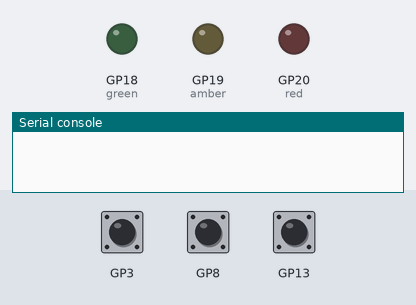
Recording of a program running on a simulated Raspberry Pi Pico running MicroPython. Shown: output pins drawn as LEDs (lit = HIGH), the last lines printed to the serial console. Dashed ring = blinking. The inputs (shaded band) are chosen by the test bench; at power-on: GP3 LOW, GP8 LOW, GP13 LOW.

Above: at 1.2 s.
1.3 s: GP3 pulled HIGH for 3.2 s
At 1.8 s:
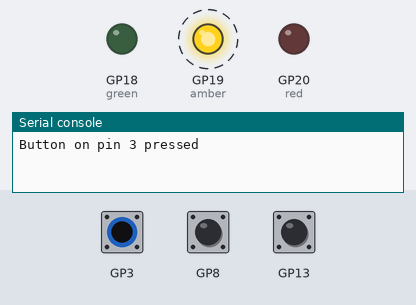
6.0 s: GP8 pulled HIGH for 1 s
At 7.9 s:
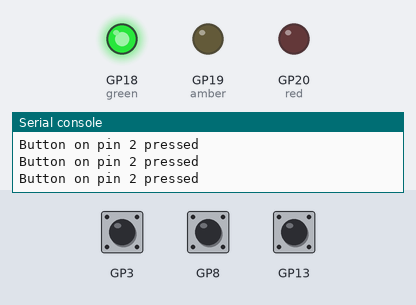
8.5 s: GP13 pulled HIGH for 0.5 s
At 9.5 s:
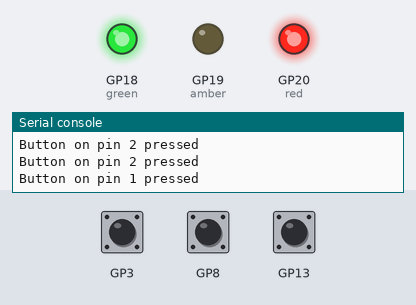
10.5 s: GP3 pulled HIGH for 0.5 s
At 12.1 s:
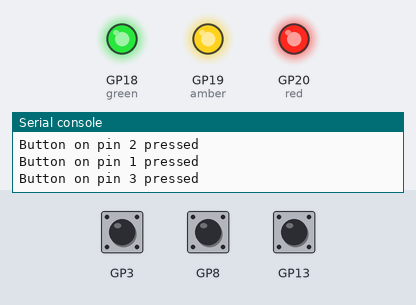
12.5 s: GP8 pulled HIGH for 0.5 s
At 13.8 s:
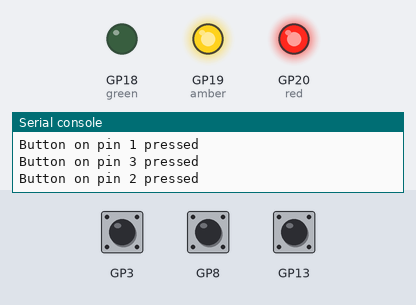
14.5 s: GP3 pulled HIGH for 1 s
At 15.0 s:
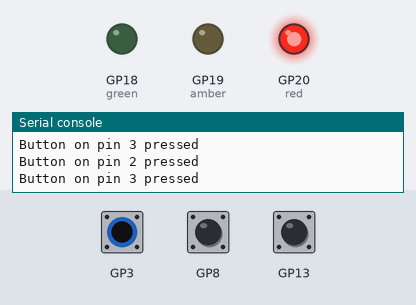
Timing chart, 0 to 17.5 s (numbered marks = the images above; inputs shaded):
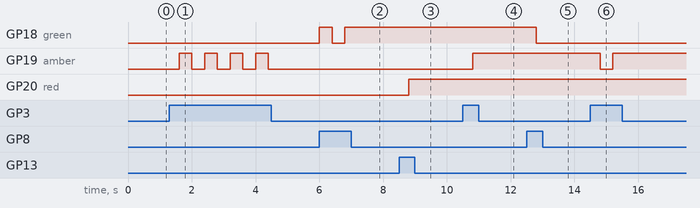

The program:

day3.py
```python
# Imports
from machine import Pin
from time import sleep

# Set up our LED names and GPIO pin numbers
red = Pin(20, Pin.OUT)
amber = Pin(19, Pin.OUT)
green = Pin(18, Pin.OUT)

# Set up our button names and GPIO pin numbers
# Also set pins as inputs and use pull downs
buttons = [
    (Pin(13, Pin.IN, Pin.PULL_DOWN), red),
    (Pin(8, Pin.IN, Pin.PULL_DOWN), green),
    (Pin(3, Pin.IN, Pin.PULL_DOWN), amber)
]


while True: # Loop forever

    sleep(0.4) # Short delay

    i = 0
    for button, led in buttons:
        i += 1
        if button.value() == 1: # If button is pressed
            print(f"Button on pin {i} pressed")
            led.toggle() # Toggle corresponding LED on/off
```

Measured:
- after the input at 1.3 s, GP19 (amber): alternates HIGH for 0.40 s and LOW for 0.40 s, 8 changes in all, then stays LOW, starting after 0.30 s
- after the input at 6.0 s, GP18 (green): LOW → HIGH at once, → LOW 0.40 s later, → HIGH 0.40 s later
- after the input at 8.5 s, GP20 (red): LOW → HIGH after 0.31 s
- after the input at 10.5 s, GP19 (amber): LOW → HIGH after 0.31 s
- after the input at 12.5 s, GP18 (green): HIGH → LOW after 0.31 s
- after the input at 14.5 s, GP19 (amber): HIGH → LOW after 0.31 s, → HIGH 0.40 s later
